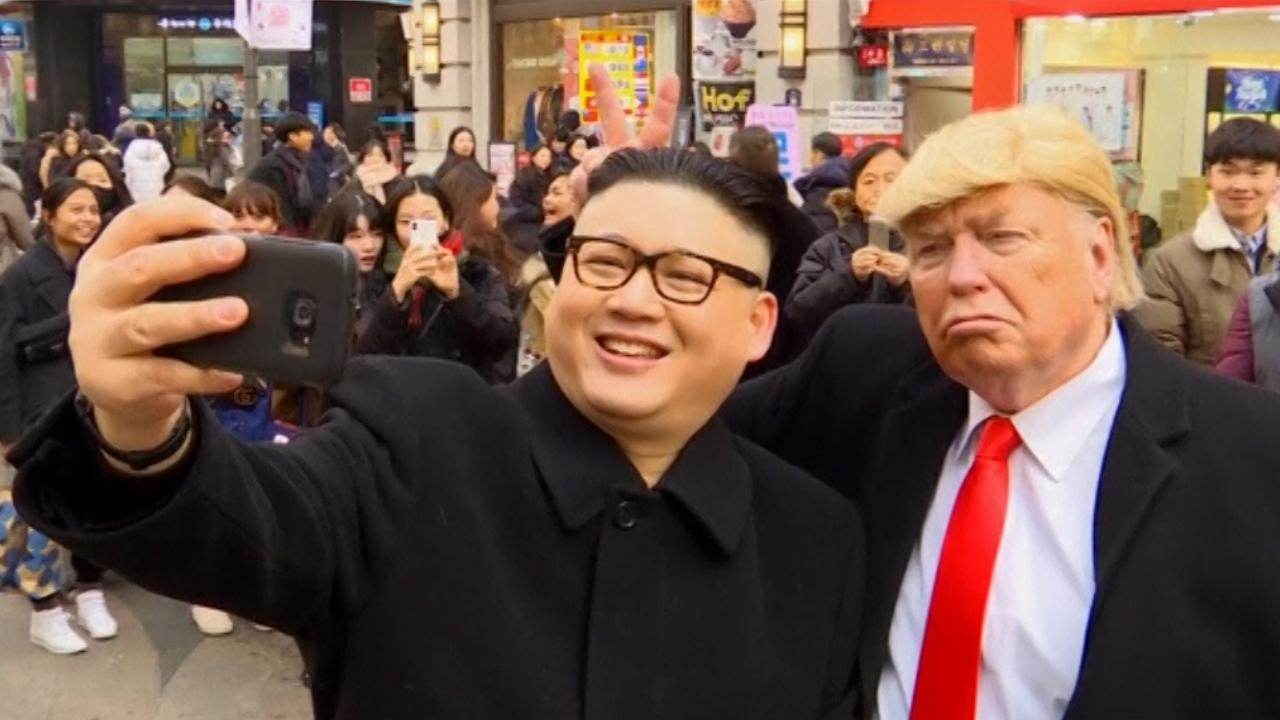
#> input picture test-data/20.jpg, 1280 x 720 px
$ python face_detect_v1.py
#> lines starting #> are read from the running program, lines starting #| are printed output that depends on the picture; after the words box and inside, x2 and y2 are one past the last pixel; in counts of white or black regions, pixels touching at a corner belong together
# import required libraries
import cv2
# importing time library for speed comparisons of both classifiers
import time
# import matplotlib library
import matplotlib.pyplot as plt


def convertToRGB(img):
    return cv2.cvtColor(img, cv2.COLOR_BGR2RGB)


def detect_faces(f_cascade, colored_img, scaleFactor = 1.1):
    # just making a copy of image passed, so that passed image is not changed
    img_copy = colored_img.copy()

    # convert the test image to gray image as opencv face detector expects gray images
    gray = cv2.cvtColor(img_copy, cv2.COLOR_BGR2GRAY)

    # let's detect multiscale (some images may be closer to camera than others) images
    faces = f_cascade.detectMultiScale(gray, scaleFactor=scaleFactor, minNeighbors=5)

    # go over list of faces and draw them as rectangles on original colored img
    for (x, y, w, h) in faces:
        cv2.rectangle(img_copy, (x, y), (x+w, y+h), (0, 255, 0), 2)

    return img_copy


#load test image
# test_image = cv2.imread('training-data/s3/4.jpg')
test_image = cv2.imread('test-data/20.jpg')
#> test_image is the input picture: shape (720, 1280, 3); mean B, G, R 75.5, 86.4, 112


#load cascade classifier training file for haarcascade  - alt2 good
# haar_face_cascade = cv2.CascadeClassifier('xml/haarcascades/haarcascade_frontalface_default.xml')
haar_face_cascade = cv2.CascadeClassifier('xml/haarcascades/haarcascade_frontalface_alt2.xml')
lbp_face_cascade = cv2.CascadeClassifier('xml/lbpcascades/lbpcascade_frontalface.xml')

# call function to detect faces
# faces_detected_img = detect_faces(haar_face_cascade, test_image, scaleFactor=1.2)

# display the gray image using OpenCV
# cv2.imshow('Test Image', convertToRGB(faces_detected_img))


# TEST1
#------------HAAR-----------
# note time before detection
t1 = time.time()
# call our function to detect faces
haar_detected_img = detect_faces(haar_face_cascade, test_image, scaleFactor=1.2)
#> in detect_faces, `gray = cv2.cvtColor(img_copy, cv2.COLOR_BGR2GRAY)`:
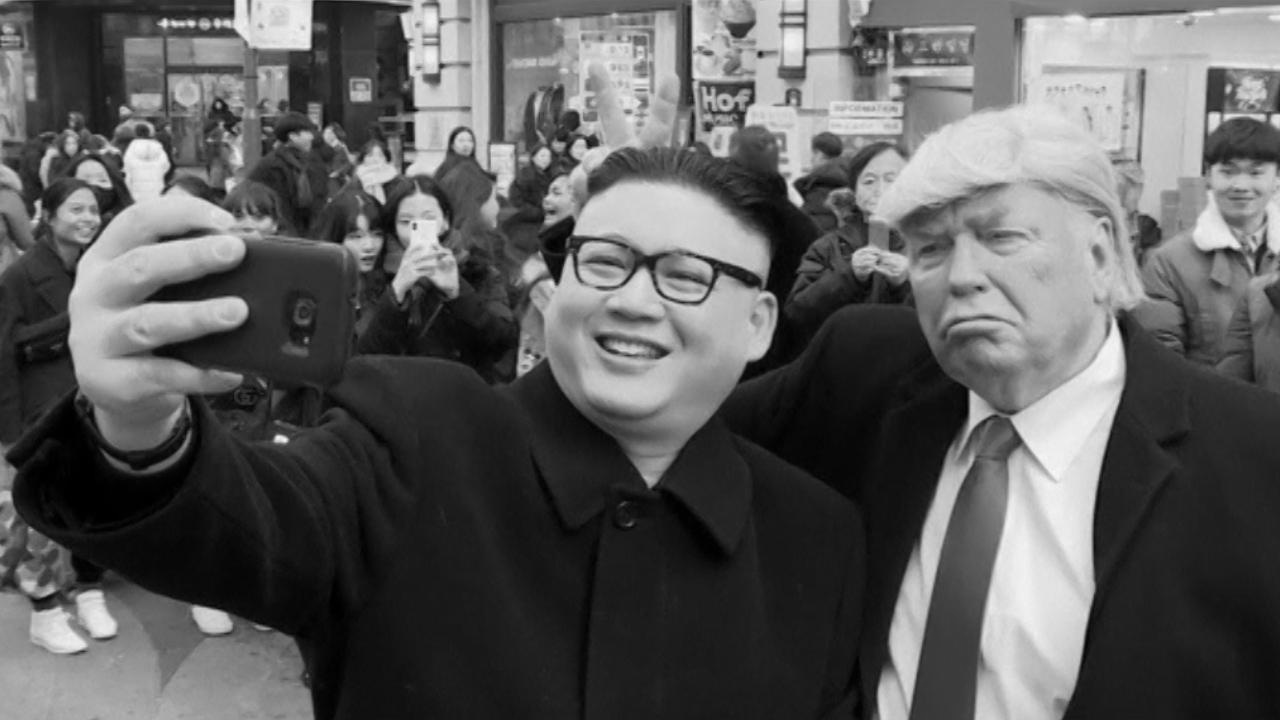
#> gray: shape (720, 1280); min 0, max 249, mean 92.8
#> in detect_faces, `faces = f_cascade.detectMultiScale(gray, scaleFactor=scaleFactor, minN..`: faces = [[60, 191, 48, 48], [852, 158, 58, 58], [1207, 147, 68, 68], [1178, 228, 77, 77], [513, 167, 256, 256]]
#> the loop in detect_faces, `for (x, y, w, h) in faces:` made 5 passes
#> after the loop in detect_faces, `for (x, y, w, h) in faces:`:
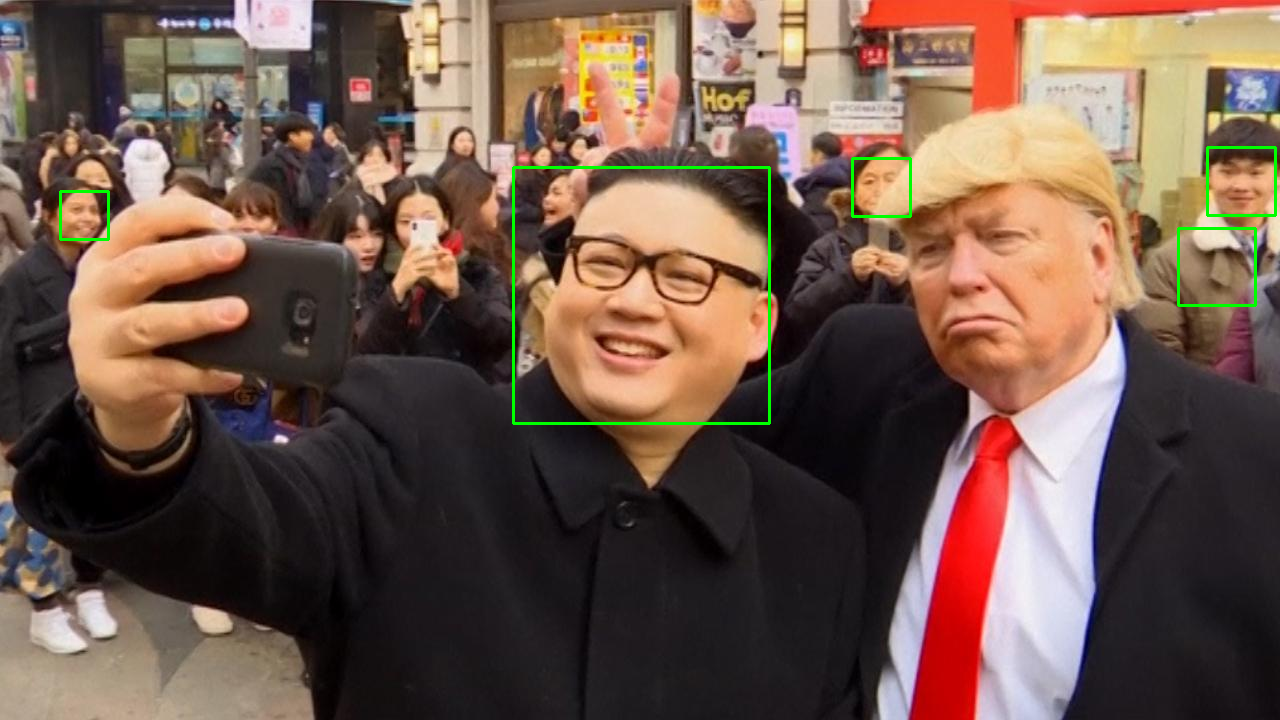
#> img_copy: shape (720, 1280, 3); 0.66% of pixels changed, all inside (x1, y1, x2, y2) = (59, 146, 1277, 425)
# note time after detection
t2 = time.time()
# calculate time difference
dt1 = t2 - t1
#print the time difference
print("Haar cascade time - {0}".format(dt1))
#------------LBP-----------
#note time before detection
t1 = time.time()
#call our function to detect faces
lbp_detected_img = detect_faces(lbp_face_cascade, test_image, scaleFactor=1.2)
#> call 2 of detect_faces, with scaleFactor = 1.2
#> in detect_faces (call 2), `faces = f_cascade.detectMultiScale(gray, scaleFactor=scaleFactor, minN..`: faces = [[59, 190, 52, 52], [389, 193, 59, 59], [525, 170, 252, 252]]
#> the loop in detect_faces (call 2), `for (x, y, w, h) in faces:` made 3 passes
#> after the loop in detect_faces (call 2), `for (x, y, w, h) in faces:`:
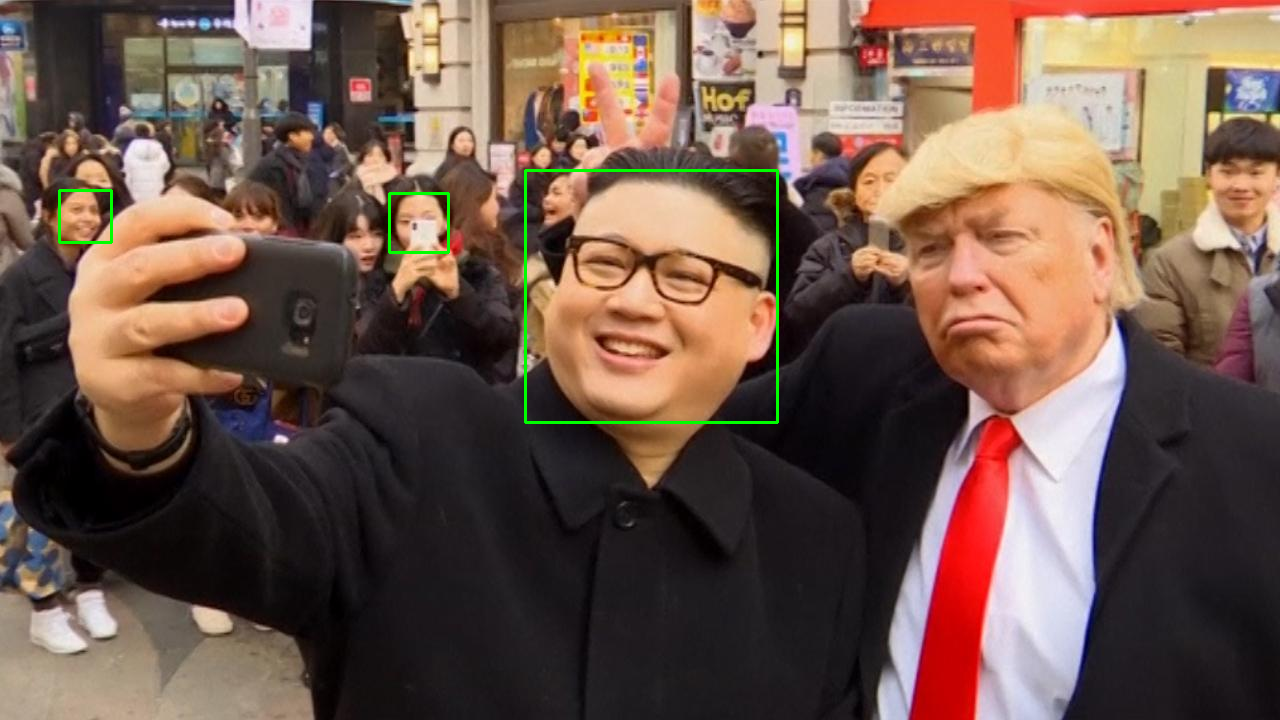
#> img_copy: shape (720, 1280, 3); 0.47% of pixels changed, all inside (x1, y1, x2, y2) = (58, 169, 779, 424)
#note time after detection
t2 = time.time()
#calculate time difference
dt2 = t2 - t1
#print the time difference
print("LBP cascade time - {0}".format(dt2))


#----------Let's do some fancy drawing-------------
#create a figure of 2 plots (one for Haar and one for LBP)
f, (ax1, ax2) = plt.subplots(1, 2, figsize=(17, 6))

#show Haar image
ax1.set_title('Haar Detection time: ' + str(round(dt1, 3)) + ' secs')
ax1.imshow(convertToRGB(haar_detected_img))

#show LBP image
ax2.set_title('LBP Detection time: ' + str(round(dt2, 3)) + ' secs')
ax2.imshow(convertToRGB(lbp_detected_img))

#show images
plt.show()
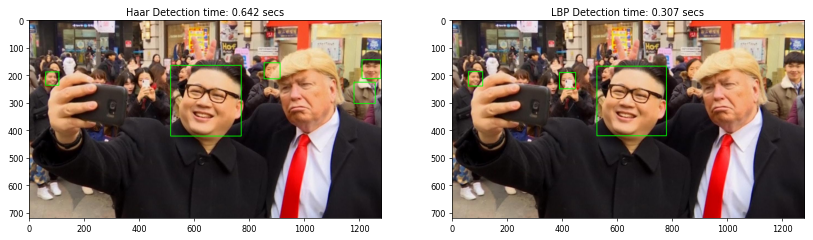
#> figure drawn by matplotlib, 2 panels


cv2.waitKey(0)
cv2.destroyAllWindows()

$ run again, with training-data/s3/4.jpg copied over test-data/20.jpg
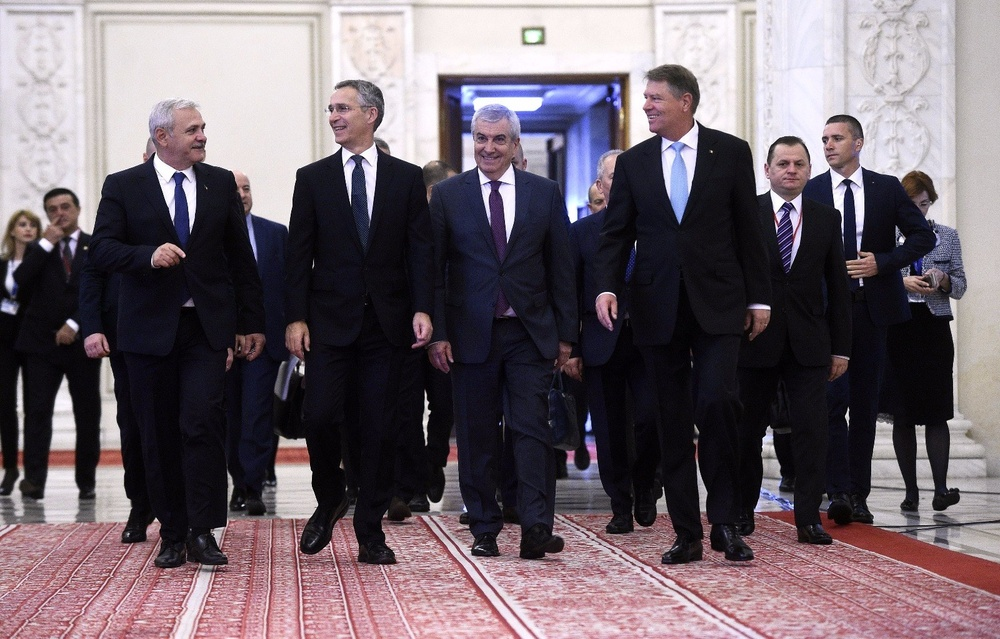
#> input picture training-data/s3/4.jpg, 1000 x 639 px, shrunk from 1600 x 1022 before the run
#> test_image is the input picture: shape (639, 1000, 3); mean B, G, R 107.7, 100.1, 111.9
#> faces = [[811, 122, 42, 42], [769, 147, 43, 43], [467, 121, 47, 47]]
#> the loop in detect_faces, `for (x, y, w, h) in faces:` made 3 passes
#> after the loop in detect_faces, `for (x, y, w, h) in faces:`:
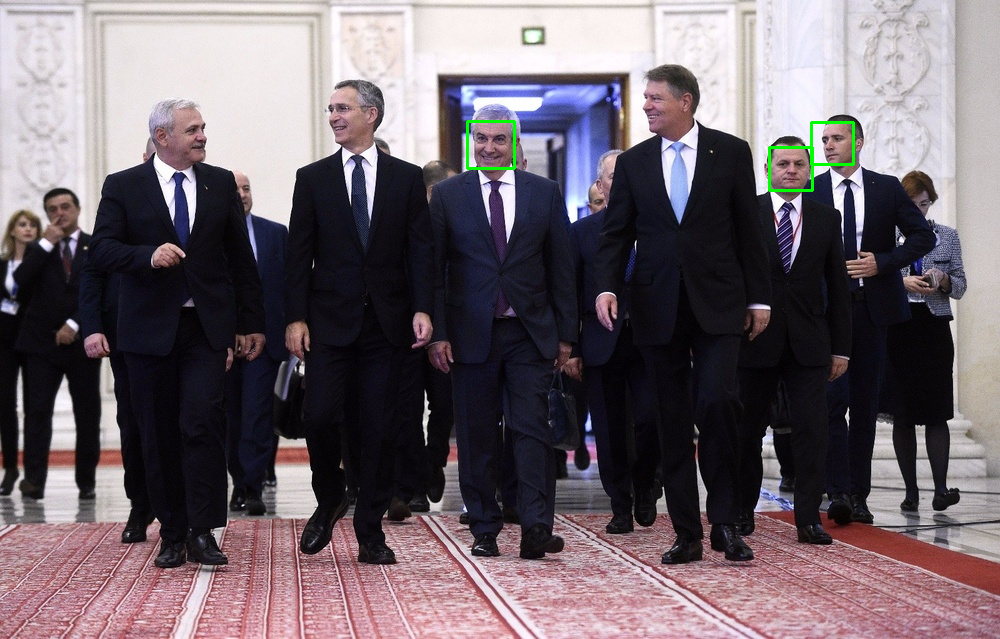
#> img_copy: shape (639, 1000, 3); 0.24% of pixels changed, all inside (x1, y1, x2, y2) = (466, 120, 855, 192)
#> the loop in detect_faces (call 2), `for (x, y, w, h) in faces:` made 2 passes
#> (x, y, w, h) on passes 1 to 2: (768, 146, 48, 48), (463, 118, 55, 55)
#> `plt.show()`:
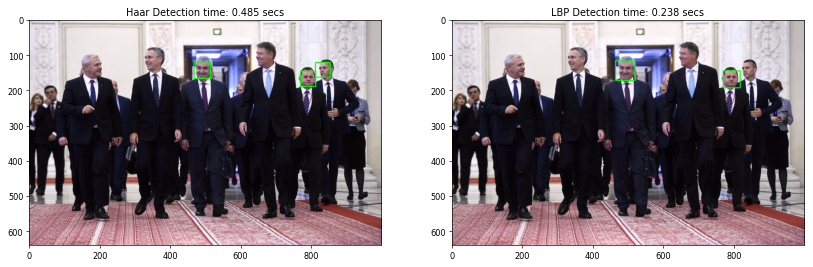
#> figure drawn by matplotlib, 2 panels

$ run again, with test-data/1.jpg copied over test-data/20.jpg
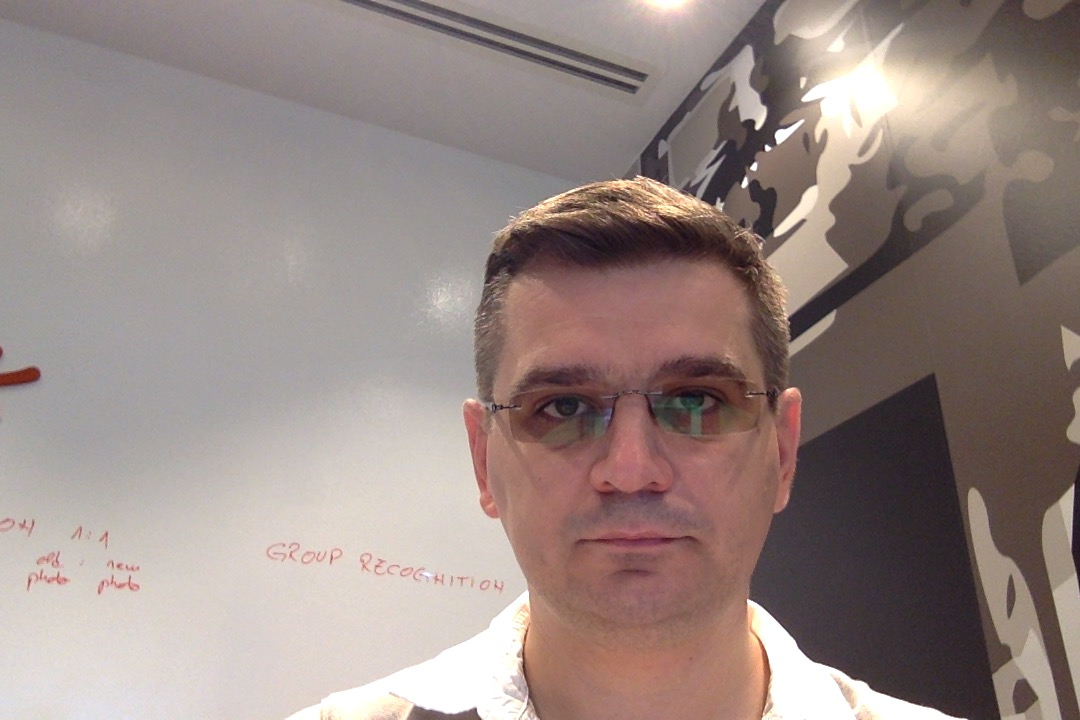
#> input picture test-data/1.jpg, 1080 x 720 px
#> test_image is the input picture: shape (720, 1080, 3); mean B, G, R 132, 136.5, 151.9
#> faces = [[454, 274, 352, 352]]
#> the loop in detect_faces, `for (x, y, w, h) in faces:` made 1 pass
#> after the loop in detect_faces, `for (x, y, w, h) in faces:`:
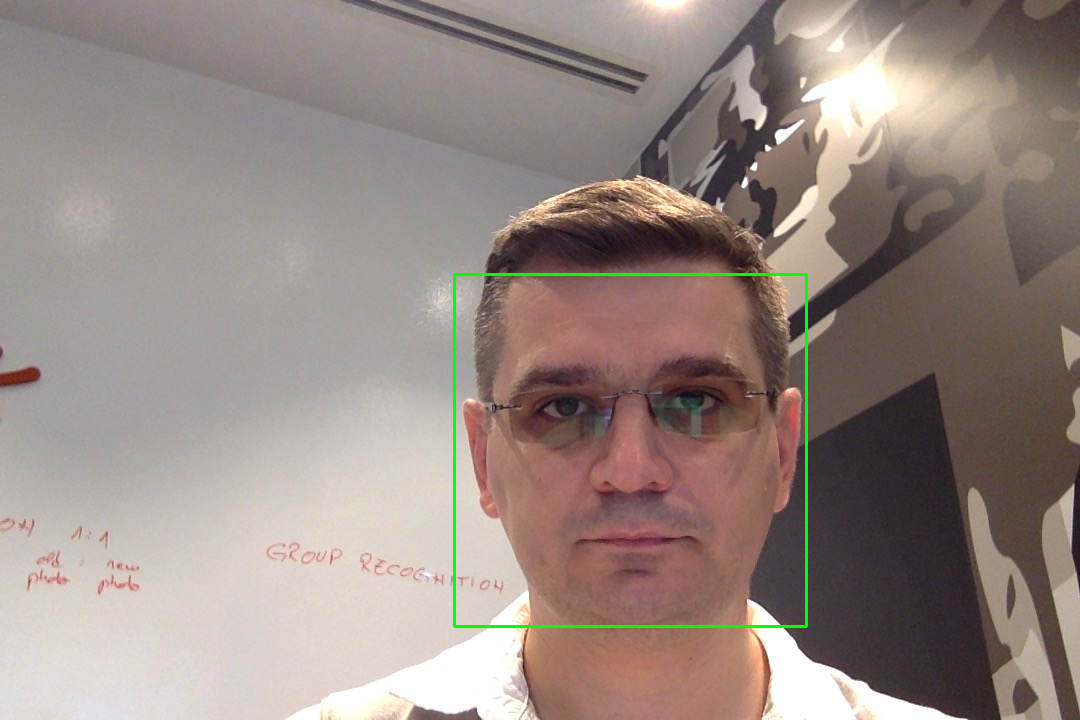
#> img_copy: shape (720, 1080, 3); 0.54% of pixels changed, all inside (x1, y1, x2, y2) = (453, 273, 808, 628)
#> the loop in detect_faces (call 2), `for (x, y, w, h) in faces:` made 1 pass
#> (x, y, w, h) on pass 1: (433, 255, 402, 402)
#> `plt.show()`:
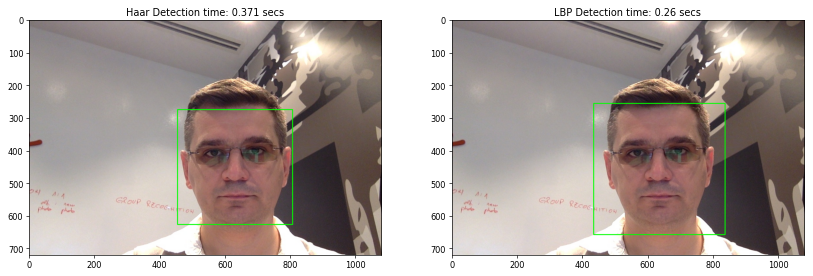
#> figure drawn by matplotlib, 2 panels
